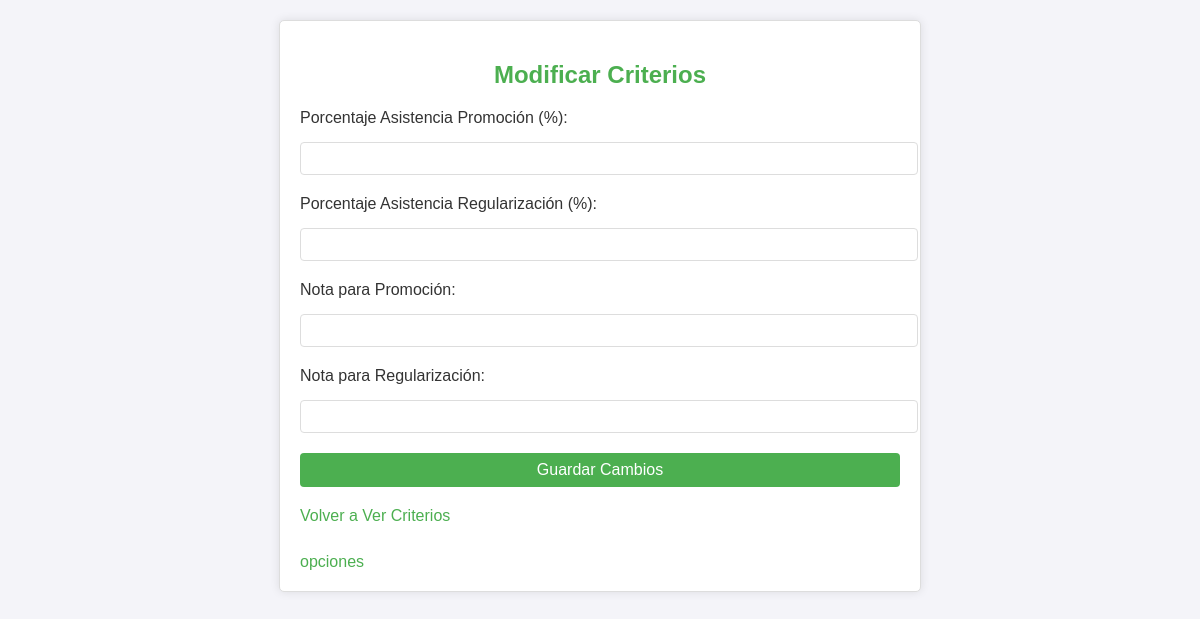
The page /criterios/modificar_criterios.php on the database as committed earlier.
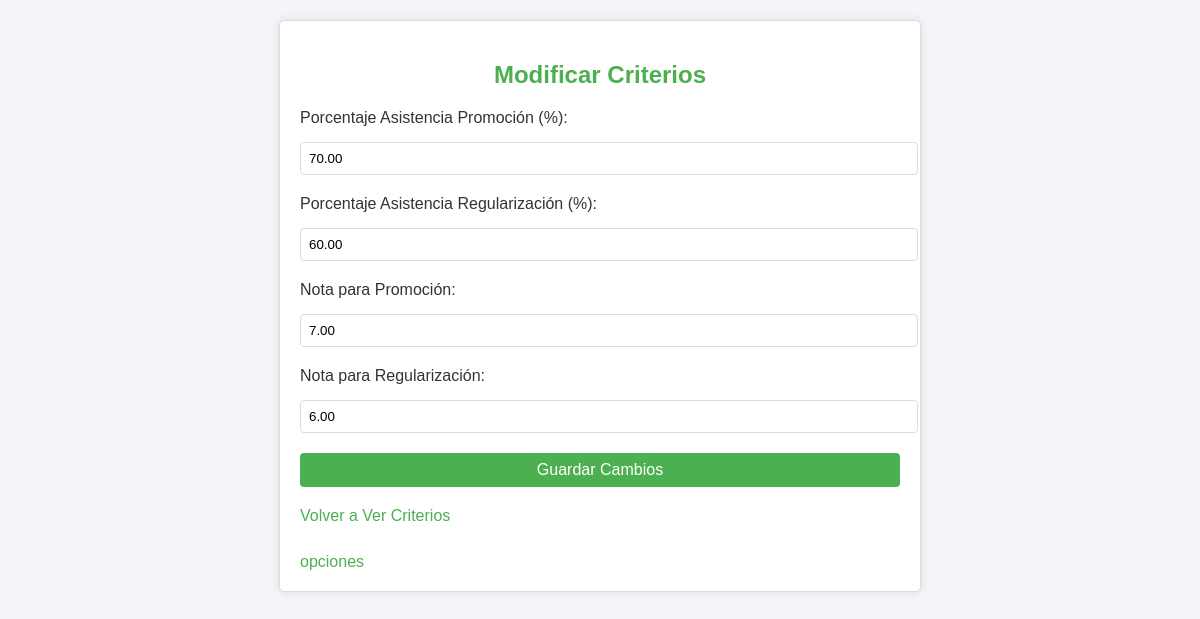
The same page on the database as committed later.
### tables this page shows
CREATE TABLE `ram` (
  `id` int NOT NULL,
  `porcentaje_asistencia_promocion` decimal(5,2) NOT NULL,
  `porcentaje_asistencia_regularizar` decimal(5,2) NOT NULL,
  `nota_promocion` decimal(3,2) NOT NULL,
  `nota_regularizar` decimal(3,2) NOT NULL
);

### criterios/Criterios.php (called while the page is built, shortened)
<?php
class Criterios {
    private $conn;
    public function __construct($conn) {
        $this->conn = $conn;
    }
    public function getCriterios() {
        $query = $this->conn->prepare("SELECT * FROM ram LIMIT 1");
        $query->execute();
        return $query->fetch(PDO::FETCH_ASSOC);
    }
}
?>

### criterios/modificar_criterios.php (the view, shortened to what this page needs)
<?php
require_once 'Criterios.php';
$criteriosObj = new Criterios($conn);
$criterios = $criteriosObj->getCriterios();
?>
<!DOCTYPE html>
<html lang="es">
<head>
    <link rel="stylesheet" href="criterios_generales.css">
</head>
<body>
    <div class="container">
        <h2>Modificar Criterios</h2>
        <form method="POST" action="">
            <label for="porcentaje_promocion">Porcentaje Asistencia Promoción (%):</label>
            <input type="number" name="porcentaje_promocion" id="porcentaje_promocion" value="<?php echo $criterios['porcentaje_asistencia_promocion']; ?>" required>
            <label for="porcentaje_regularizar">Porcentaje Asistencia Regularización (%):</label>
            <input type="number" name="porcentaje_regularizar" id="porcentaje_regularizar" value="<?php echo $criterios['porcentaje_asistencia_regularizar']; ?>" required>
            <label for="nota_promocion">Nota para Promoción:</label>
            <input type="number" name="nota_promocion" id="nota_promocion" value="<?php echo $criterios['nota_promocion']; ?>" required step="0.01">
            <label for="nota_regularizar">Nota para Regularización:</label>
            <input type="number" name="nota_regularizar" id="nota_regularizar" value="<?php echo $criterios['nota_regularizar']; ?>" required step="0.01">
            <button type="submit">Guardar Cambios</button>
        </form>
        <a href="ver_criterios.php">Volver a Ver Criterios</a><br><br>
        <a href="../opciones.php">opciones</a>
    </div>
</body>
</html>

### criterios/criterios_generales.css (style rules this page uses)
body { font-family: Arial, sans-serif; background-color: #f4f4f9; color: #333; }
.container { width: 80%; max-width: 600px; margin: 20px auto; padding: 20px; background-color: #fff; border: 1px solid #ddd; border-radius: 5px; box-shadow: 0px 0px 10px rgba(0, 0, 0, 0.1); }
h2 { text-align: center; color: #4CAF50; }
label { display: block; margin: 10px 0 5px; }
input[type="number"], button { width: 100%; padding: 8px; margin: 10px 0; border: 1px solid #ddd; border-radius: 4px; }
button { background-color: #4CAF50; color: white; font-size: 16px; cursor: pointer; border: none; }
a { display: inline-block; margin-top: 10px; color: #4CAF50; text-decoration: none; }

Rows that differ between the two databases and show on the page:
added ram: porcentaje_promocion "70.00", porcentaje_regularizar "60.00", nota_promocion "7.00", nota_regularizar "6.00"
